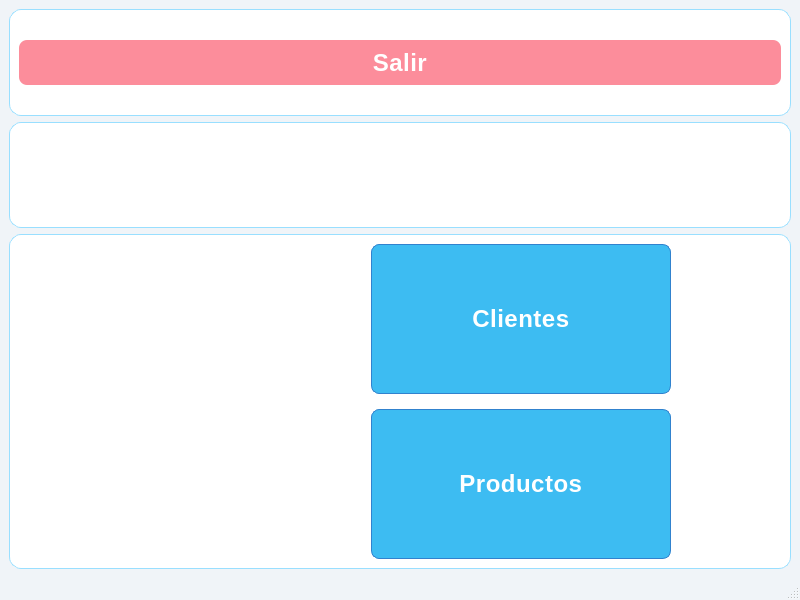
<?xml version="1.0" encoding="UTF-8"?>
<ui version="4.0">
 <class>MainWindow</class>
 <widget class="QMainWindow" name="MainWindow">
  <property name="geometry">
   <rect>
    <x>0</x>
    <y>0</y>
    <width>800</width>
    <height>600</height>
   </rect>
  </property>
  <property name="windowTitle">
   <string>MainWindow</string>
  </property>
  <property name="styleSheet">
   <string notr="true">/* === Estilo general === */
QMainWindow {
    background-color: #f0f4f8;
    color: #2d3748;
    font-family: &quot;Segoe UI&quot;, &quot;SF Pro Display&quot;, &quot;Roboto&quot;, sans-serif;
    font-size: 14px;
    font-weight: 400;
}

/* === Frames === */
QFrame {
    background-color: #ffffff;
    border-radius: 12px;
    border: 1px solid #99DFFF;
}

/* Barra superior */
#frame_superior {
    background-color: #ebf8ff;
    border: none;
    border-radius: 0px;
    border-bottom: 2px solid #90cdf4;
}

/* Panel lateral */
#frame_lateral {
    background-color: #f7fafc;
    border-right: 2px solid #bee3f8;
    border-radius: 0px;
}

/* Área principal */
#frame_paginas {
    background-color: #ffffff;
    border-radius: 0px;
}

/* === Botones === */
QPushButton {
    background-color: #3DBCF2;
    color: #ffffff;
    border: 1px solid #3182ce;
    border-radius: 8px;
    padding: 10px 16px;
    font-weight: 500;
    font-size: 24px;
    letter-spacing: 0.5px;
    background: qlineargradient(x1:0, y1:0, x2:0, y2:1,
        stop:0 #2CC5E6, stop:1 #00416B);
}

QPushButton:hover {
    background-color: #00416B;
    color: #ffffff;
    border: 1px solid #2c5aa0;
    background: #00416B
}

QPushButton:pressed {
    background-color: #00416B;
    color: #ffffff;
    border: 1px solid #00416B;
    background: qlineargradient(x1:0, y1:0, x2:0, y2:1,
        stop:0 #2CC5E6, stop:1 #00416B);
}

/* Botón principal (Menú) */
#boton_menu {
    background-color: #63b3ed;
    color: white;
    border: none;
    font-weight: 600;
    background: qlineargradient(x1:0, y1:0, x2:0, y2:1,
        stop:0 #90cdf4, stop:1 #63b3ed);
}
#boton_menu:hover {
    background-color: #4299e1;
    background: qlineargradient(x1:0, y1:0, x2:0, y2:1,
        stop:0 #63b3ed, stop:1 #4299e1);
}
#boton_menu:pressed {
    background-color: #3182ce;
    background: qlineargradient(x1:0, y1:0, x2:0, y2:1,
        stop:0 #4299e1, stop:1 #3182ce);
}

/* Botón salir */
#boton_salir {
    background-color: #FC8D9B;
    color: white;
    border: none;
    background: qlineargradient(x1:0, y1:0, x2:0, y2:1,
        stop:0 #FC8D9B, stop:1 #CC0520);
}
#boton_salir:hover {
    background-color: #f56565;
    background: qlineargradient(x1:0, y1:0, x2:0, y2:1,
        stop:0 #f56565, stop:1 #e53e3e);
}
#boton_salir:pressed {
    background-color: #e53e3e;
    background: qlineargradient(x1:0, y1:0, x2:0, y2:1,
        stop:0 #e53e3e, stop:1 #c53030);
}

/* === Campos de texto === */
QLineEdit {
    background-color: #ffffff;
    color: #2d3748;
    border: 1px solid #99DFFF;
    border-radius: 6px;
    padding: 8px 12px;
    font-size: 14px;
    font-weight: 400;
    selection-background-color: #bee3f8;
    background: qlineargradient(x1:0, y1:0, x2:0, y2:1,
        stop:0 #2CC5E6, stop:1 #00416B);
}

QLineEdit:focus {
    border: 1px solid #63b3ed;
    background-color: #f7fafc;
    box-shadow: 0px 0px 5px rgba(99, 179, 237, 0.3);
}

QLineEdit:placeholder {
    color: #a0aec0;
}

/* === Labels === */
QLabel {
    color: #FFFFFF;
    font-weight: 500;
    font-size: 40px;
	border: none;
    background: qlineargradient(x1:0, y1:0, x2:0, y2:1,
        stop:0 #2CC5E6, stop:1 #00416B);
}
#label_2{
	background:#FFFFFF
}
#label_3{
	background:#FFFFFF
}

/* === Stacked Widget === */
QStackedWidget {
    background-color: #ffffff;
    border: 1px solid #e2e8f0;
    border-radius: 10px;
}

/* === Scrollbars === */
QScrollBar:vertical {
    border: none;
    background: #edf2f7;
    width: 12px;
    border-radius: 6px;
}
QScrollBar::handle:vertical {
    background: #90cdf4;
    min-height: 25px;
    border-radius: 6px;
}
QScrollBar::handle:vertical:hover {
    background: #63b3ed;
}
QScrollBar::add-line:vertical,
QScrollBar::sub-line:vertical {
    height: 0;
}

QScrollBar:horizontal {
    border: none;
    background: #edf2f7;
    height: 12px;
    border-radius: 6px;
}
QScrollBar::handle:horizontal {
    background: #90cdf4;
    min-width: 25px;
    border-radius: 6px;
}
QScrollBar::handle:horizontal:hover {
    background: #63b3ed;
}

/* === Layouts === */
QVBoxLayout, QHBoxLayout {
    spacing: 12px;
}

/* === Botones laterales === */
#boton_agregar, #boton_buscar, #boton_actualizar, #boton_eliminar, #boton_consultar {
    background-color: #ffffff;
    border: 1px solid #e2e8f0;
    color: #4a5568;
    font-weight: 500;
    font-size: 14px;
    text-align: left;
    padding: 12px 16px;
}

#boton_agregar:hover, 
#boton_buscar:hover, 
#boton_actualizar:hover, 
#boton_eliminar:hover,
#boton_consultar:hover {
    background-color: #ebf8ff;
    border: 1px solid #90cdf4;
    color: #2c5aa0;
    background: qlineargradient(x1:0, y1:0, x2:1, y2:0,
        stop:0 #ebf8ff, stop:1 #bee3f8);
}

#boton_agregar:pressed, 
#boton_buscar:pressed, 
#boton_actualizar:pressed, 
#boton_eliminar:pressed,
#boton_consultar:pressed {
    background-color: #bee3f8;
    border: 1px solid #63b3ed;
    color: #1e4a7e;
}

/* === Tooltips === */
QToolTip {
    background-color: #ffffff;
    color: #2d3748;
    border: 1px solid #90cdf4;
    padding: 8px;
    border-radius: 6px;
    font-size: 13px;
    font-weight: 500;
    box-shadow: 0px 2px 10px rgba(0, 0, 0, 0.1);
}

/* === Tablas === */
QTableWidget {
    background-color: #ffffff;
    color: #2d3748;
    gridline-color: #e2e8f0;
    border: 1px solid #e2e8f0;
    border-radius: 8px;
    font-size: 13px;
    font-weight: 400;
    selection-background-color: #bee3f8;
    selection-color: #2d3748;
    alternate-background-color: #f7fafc;
}

QHeaderView::section {
    background-color: #ebf8ff;
    color: #2c5aa0;
    border: 1px solid #bee3f8;
    border-radius: 4px;
    font-weight: 600;
    font-size: 13px;
    padding: 8px;
}

QHeaderView::section:hover {
    background-color: #bee3f8;
}

QTableWidget::item {
    padding: 6px;
    border: none;
}

QTableWidget::item:selected {
    background-color: #90cdf4;
    color: #1a365d;
}

/* Efectos adicionales para profundidad */
#frame_superior {
    border-bottom: 2px solid #90cdf4;
}

#frame_lateral {
    border-right: 2px solid #bee3f8;
}

/* Efectos de sombra suaves */
QFrame {
    box-shadow: 0px 2px 8px rgba(0, 0, 0, 0.05);
}

QPushButton {
    box-shadow: 0px 2px 4px rgba(0, 0, 0, 0.1);
}

QLineEdit:focus {
    box-shadow: 0px 0px 8px rgba(99, 179, 237, 0.2);
}</string>
  </property>
  <widget class="QWidget" name="centralwidget">
   <layout class="QVBoxLayout" name="verticalLayout">
    <item>
     <widget class="QFrame" name="frame_3">
      <property name="frameShape">
       <enum>QFrame::StyledPanel</enum>
      </property>
      <property name="frameShadow">
       <enum>QFrame::Raised</enum>
      </property>
      <layout class="QHBoxLayout" name="horizontalLayout_2">
       <item>
        <widget class="QPushButton" name="boton_salir">
         <property name="maximumSize">
          <size>
           <width>16777215</width>
           <height>45</height>
          </size>
         </property>
         <property name="text">
          <string>Salir</string>
         </property>
        </widget>
       </item>
      </layout>
     </widget>
    </item>
    <item>
     <widget class="QFrame" name="frame">
      <property name="frameShape">
       <enum>QFrame::StyledPanel</enum>
      </property>
      <property name="frameShadow">
       <enum>QFrame::Raised</enum>
      </property>
      <layout class="QHBoxLayout" name="horizontalLayout">
       <item>
        <widget class="QLabel" name="label">
         <property name="font">
          <font>
           <pointsize>-1</pointsize>
           <weight>62</weight>
           <bold>true</bold>
          </font>
         </property>
         <property name="text">
          <string>Menú Principal</string>
         </property>
         <property name="alignment">
          <set>Qt::AlignCenter</set>
         </property>
        </widget>
       </item>
      </layout>
     </widget>
    </item>
    <item>
     <widget class="QFrame" name="frame_2">
      <property name="frameShape">
       <enum>QFrame::StyledPanel</enum>
      </property>
      <property name="frameShadow">
       <enum>QFrame::Raised</enum>
      </property>
      <layout class="QGridLayout" name="gridLayout">
       <property name="leftMargin">
        <number>30</number>
       </property>
       <property name="rightMargin">
        <number>30</number>
       </property>
       <property name="horizontalSpacing">
        <number>5</number>
       </property>
       <property name="verticalSpacing">
        <number>15</number>
       </property>
       <item row="0" column="0">
        <widget class="QLabel" name="label_2">
         <property name="maximumSize">
          <size>
           <width>150</width>
           <height>150</height>
          </size>
         </property>
         <property name="text">
          <string/>
         </property>
         <property name="pixmap">
          <pixmap>../../resources/imagenes/usuarios.png</pixmap>
         </property>
         <property name="scaledContents">
          <bool>true</bool>
         </property>
         <property name="alignment">
          <set>Qt::AlignCenter</set>
         </property>
        </widget>
       </item>
       <item row="0" column="1">
        <widget class="QPushButton" name="boton_clientes">
         <property name="minimumSize">
          <size>
           <width>300</width>
           <height>150</height>
          </size>
         </property>
         <property name="maximumSize">
          <size>
           <width>300</width>
           <height>150</height>
          </size>
         </property>
         <property name="text">
          <string>Clientes</string>
         </property>
        </widget>
       </item>
       <item row="1" column="0">
        <widget class="QLabel" name="label_3">
         <property name="maximumSize">
          <size>
           <width>150</width>
           <height>150</height>
          </size>
         </property>
         <property name="text">
          <string/>
         </property>
         <property name="pixmap">
          <pixmap>../../resources/imagenes/productos.png</pixmap>
         </property>
         <property name="scaledContents">
          <bool>true</bool>
         </property>
         <property name="alignment">
          <set>Qt::AlignCenter</set>
         </property>
        </widget>
       </item>
       <item row="1" column="1">
        <widget class="QPushButton" name="boton_productos">
         <property name="minimumSize">
          <size>
           <width>0</width>
           <height>150</height>
          </size>
         </property>
         <property name="text">
          <string>Productos</string>
         </property>
        </widget>
       </item>
      </layout>
     </widget>
    </item>
   </layout>
  </widget>
  <widget class="QMenuBar" name="menubar">
   <property name="geometry">
    <rect>
     <x>0</x>
     <y>0</y>
     <width>800</width>
     <height>26</height>
    </rect>
   </property>
  </widget>
  <widget class="QStatusBar" name="statusbar"/>
 </widget>
 <resources/>
 <connections/>
</ui>
